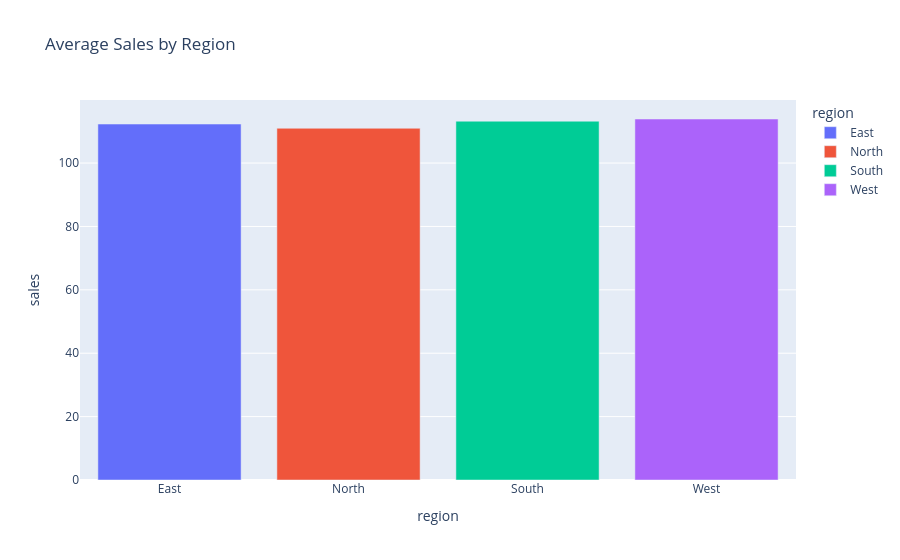

Here is the notebook cell this chart was saved with:
### Markdown cell above
## 3. Bar chart

### Code cell
by_region = df.groupby('region', as_index=False)['sales'].mean()
fig = px.bar(by_region, x='region', y='sales', color='region', title='Average Sales by Region')
fig.show()

### Figure 1 — Plotly figure (JSON) as saved in the notebook; plotly's stock layout.template omitted (floating-point values rounded to 4 significant figures)
{"data": [{"hovertemplate": "region=%{x}<br>sales=%{y}<extra></extra>", "legendgroup": "East", "marker": {"color": "#636efa", "pattern": {"shape": ""}}, "name": "East", "orientation": "v", "showlegend": true, "textposition": "auto", "type": "bar", "x": ["East"], "xaxis": "x", "y": [112.3], "yaxis": "y"}, {"hovertemplate": "region=%{x}<br>sales=%{y}<extra></extra>", "legendgroup": "North", "marker": {"color": "#EF553B", "pattern": {"shape": ""}}, "name": "North", "orientation": "v", "showlegend": true, "textposition": "auto", "type": "bar", "x": ["North"], "xaxis": "x", "y": [111.0], "yaxis": "y"}, {"hovertemplate": "region=%{x}<br>sales=%{y}<extra></extra>", "legendgroup": "South", "marker": {"color": "#00cc96", "pattern": {"shape": ""}}, "name": "South", "orientation": "v", "showlegend": true, "textposition": "auto", "type": "bar", "x": ["South"], "xaxis": "x", "y": [113.2], "yaxis": "y"}, {"hovertemplate": "region=%{x}<br>sales=%{y}<extra></extra>", "legendgroup": "West", "marker": {"color": "#ab63fa", "pattern": {"shape": ""}}, "name": "West", "orientation": "v", "showlegend": true, "textposition": "auto", "type": "bar", "x": ["West"], "xaxis": "x", "y": [113.9], "yaxis": "y"}], "layout": {"barmode": "relative", "legend": {"title": {"text": "region"}, "tracegroupgap": 0}, "title": {"text": "Average Sales by Region"}, "xaxis": {"anchor": "y", "categoryarray": ["East", "North", "South", "West"], "categoryorder": "array", "domain": [0.0, 1.0], "title": {"text": "region"}}, "yaxis": {"anchor": "x", "domain": [0.0, 1.0], "title": {"text": "sales"}}}}
